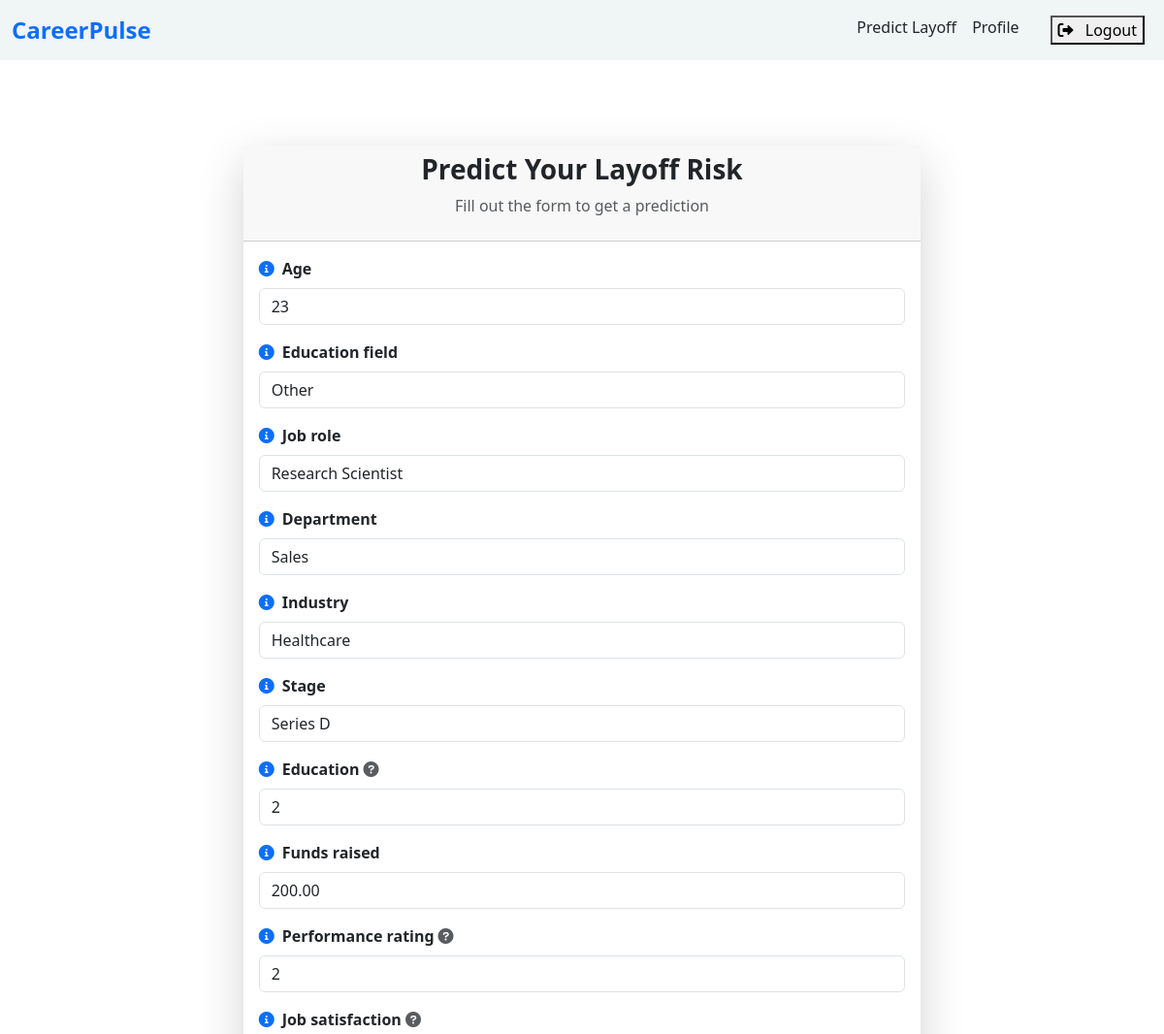
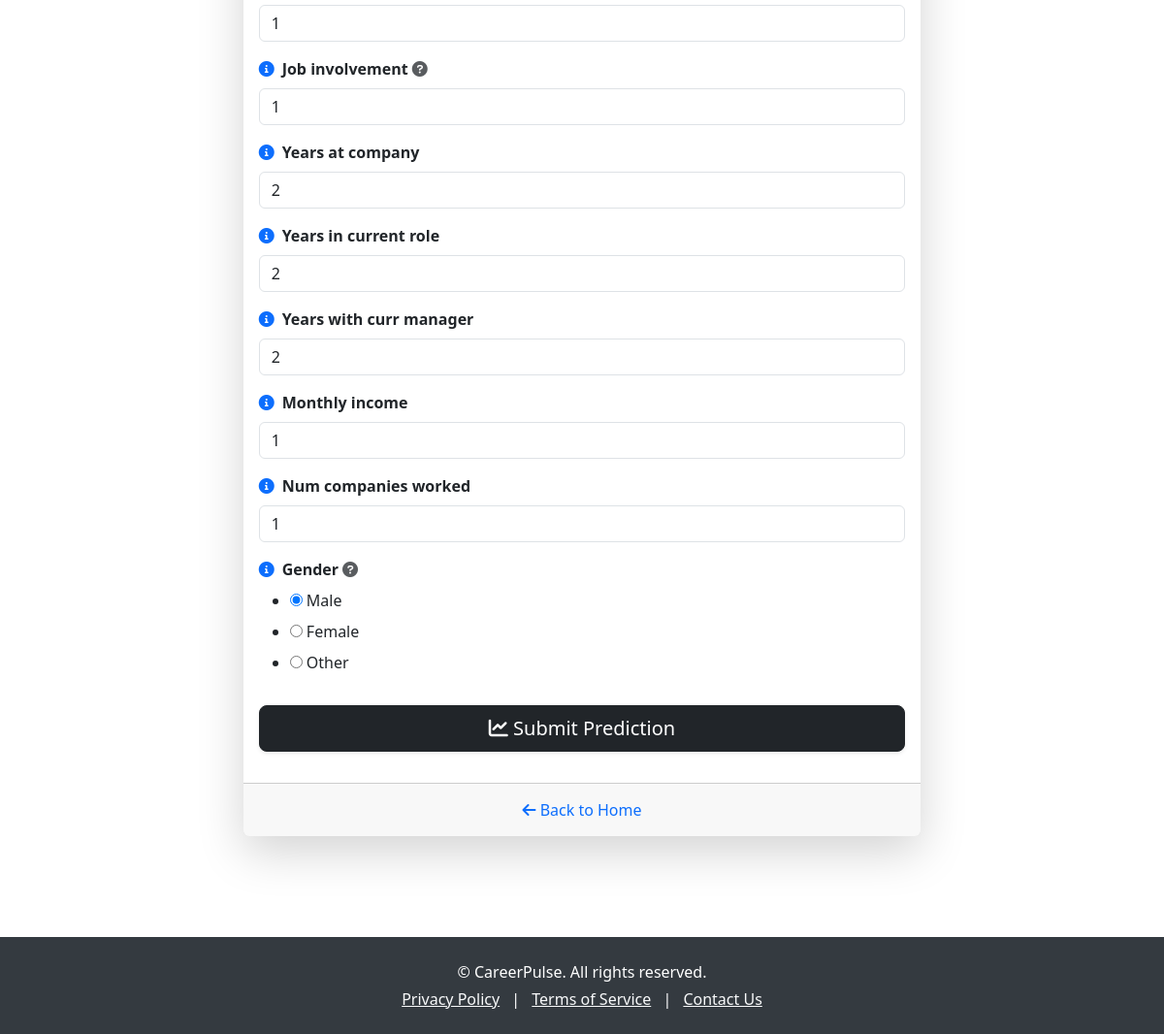
Screenshot of /form/ (signed in) with the database file from the repository (2 pictures, top to bottom).
### users/models.py (models this page shows, shortened)
class LayoffPrediction(models.Model):
    user = models.OneToOneField(User, on_delete=models.CASCADE)
    age = models.IntegerField()
    education_field = models.IntegerField(choices=[
        (0, "Human Resources"),
        (1, "Life Sciences"),
        (2, "Marketing"),
        (3, "Medical"),
        (4, "Other"),
        (5, "Technical Degree")
    ], default=0)
    job_role = models.IntegerField(choices=[
        (0, "Healthcare Representative"),
        (1, "Human Resources"),
        (2, "Laboratory Technician"),
        (3, "Network Engineer"),
        (4, "Operational Executive"),
        (5, "Project Manager"),
        (6, "Research Director"),
        (7, "Research Scientist"),
        (8, "Sales Executive"),
        (9, "Sales Representative"),
        (10, "Software Developer"),
        (11, "Team Lead")
    ], default=0)
    department = models.IntegerField(choices=[
        (0, "Defence"),
        (1, "Human Resources"),
        (2, "IT department"),
        (3, "Research & Development"),
        (4, "Sales"),
        (5, "Tech Development")
    ], default=0)
    industry = models.IntegerField(choices=[
        (0, "Aerospace"),
        (1, "Education"),
        (2, "Finance"),
        (3, "Fitness"),
        (4, "Food"),
        (5, "Healthcare"),
        (6, "Logistics"),
        (7, "Real Estate"),
        (8, "Retail"),
        (9, "Sales"),
        (10, "Transportation"),
        (11, "Travel")
    ], default=0)
    stage = models.IntegerField(choices=[
        (0, "Acquired"),
        (1, "Post-IPO"),
        (2, "Private Equity"),
        (3, "Seed"),
        (4, "Series A"),
        (5, "Series B"),
        (6, "Series C"),
        (7, "Series D"),
        (8, "Series E"),
        (9, "Series F"),
        (10, "Series G"),
        (11, "Series H"),
        (12, "Series I"),
        (13, "Series J"),
        (14, "Subsidiary"),
        (15, "Unknown")
    ], default=0)
    education = models.IntegerField()
    funds_raised = models.DecimalField(max_digits=10, decimal_places=2)
    performance_rating = models.IntegerField()
    job_satisfaction = models.IntegerField()
    job_involvement = models.IntegerField()
    years_at_company = models.IntegerField()
    years_in_current_role = models.IntegerField()
    years_with_curr_manager = models.IntegerField()
    monthly_income = models.IntegerField()
    num_companies_worked = models.IntegerField()
    prediction_percentage = models.FloatField()
    gender = models.IntegerField(choices=[
        (0, "Male"),
        (1, "Female"),
        (2, "Other")
    ], default=0)

### users/views.py (the view)
# urls.py: path('form/', layoff_prediction_form, name='layoff_prediction_form'),
@login_required
def layoff_prediction_form(request):
    prediction_instance = None
    try:
        prediction_instance = LayoffPrediction.objects.get(user=request.user)
    except LayoffPrediction.DoesNotExist:
        pass
    if request.method == 'POST':
        form = LayoffPredictionForm(request.POST, instance=prediction_instance)
        if form.is_valid():
            data = form.cleaned_data
            formatted_data = {
                'Age': int(data.get('age')),
                'EducationField': int(data.get('education_field')),
                'JobRole': int(data.get('job_role')),
                'Department': int(data.get('department')),
                'Industry': int(data.get('industry')),
                'Stage': int(data.get('stage')),
                'Education': int(data.get('education')),
                'Funds_Raised(m)': float(data.get('funds_raised')),
                'PerformanceRating': int(data.get('performance_rating')),
                'JobSatisfaction': int(data.get('job_satisfaction')),
                'JobInvolvement': int(data.get('job_involvement')),
                'YearsAtCompany': int(data.get('years_at_company')),
                'YearsInCurrentRole': int(data.get('years_in_current_role')),
                'YearsWithCurrManager': int(data.get('years_with_curr_manager')),
                'MonthlyIncome': int(data.get('monthly_income')),
                'NumCompaniesWorked': int(data.get('num_companies_worked')),
                'Gender': int(data.get('gender')),
            }
            try:
                prediction, feature_importance, recommendations = predict(formatted_data)
            except Exception as e:
                return JsonResponse({'error': str(e)}, status=500)
            formdata = form.save(commit=False)
            formdata.user = request.user
            formdata.prediction_percentage = prediction
            formdata.save()
            return JsonResponse({
                'prediction': f"{prediction:.2f}",
                'feature_importance': feature_importance,
                'recommendations': recommendations
            })
        return JsonResponse({'error': 'Form is invalid. Please check your input.'}, status=400)
    else:
        form = LayoffPredictionForm(instance=prediction_instance)
    return render(request, 'users/layoff_prediction_form.html', {'form': form})

### users/templates/users/layoff_prediction_form.html (shortened to what this page needs)
{% extends "users/base.html" %}
{% block content %}
<div class="form-content my-3 p-3">
    <div class="container">
        <div class="row justify-content-center">
            <div class="col-lg-8">
                <div class="card shadow-lg border-0 rounded-lg mt-3 mb-5">
                    <div class="card-header text-center">
                        <h3 class="font-weight-bold">Predict Your Layoff Risk</h3>
                        <p class="text-muted">Fill out the form to get a prediction</p>
                    </div>
                    <div class="card-body">
                        <form id="layoff-form" method="POST">
                            {% for field in form %}
                                <div class="form-group position-relative mb-3">
                                    <label class="form-label font-weight-bold d-flex align-items-center">
                                        <i class="fas fa-info-circle me-2 text-primary"></i>
                                        {{ field.label }}
                                        {% if field.help_text %}
                                            <span
                                                class="ms-1 text-muted"
                                                data-bs-toggle="tooltip"
                                                title="{{ field.help_text }}">
                                                <i class="fas fa-question-circle"></i>
                                            </span>
                                        {% endif %}
                                    </label>
                                    {{ field }}
                                </div>
                            {% endfor %}
                            <div class="form-group mt-4">
                                <button type="submit" class="btn btn-dark btn-lg w-100 shadow-sm">
                                    <i class="fas fa-chart-line"></i> Submit Prediction
                                </button>
                            </div>
                        </form>
                    </div>
                    <div class="card-footer text-center">
                        <a href="{% url 'users-home' %}" class="btn btn-link text-decoration-none">
                            <i class="fas fa-arrow-left"></i> Back to Home
                        </a>
                    </div>
                </div>
            </div>
        </div>
    </div>
</div>
{% endblock content %}

### users/templates/users/base.html (style rules this page uses)
body { display: flex; flex-direction: column; min-height: 100vh; }

### rows the page displays
LayoffPrediction: form "23" "Other" "Research Scientist" "Sales" "Healthcare" "Series D" "2" "200.00" "2" "1" "1" "2" "2" "2" "1" "1" "☑ Male ☐ Female ☐ Other"

### other values shown
{{ field.label }} "Age" "Education field" "Job role" "Department" "Industry" "Stage" "Education" "Funds raised" "Performance rating" "Job satisfaction" "Job involvement" "Years at company" "Years in current role" "Years with curr manager" "Monthly income" "Num companies worked" "Gender"
